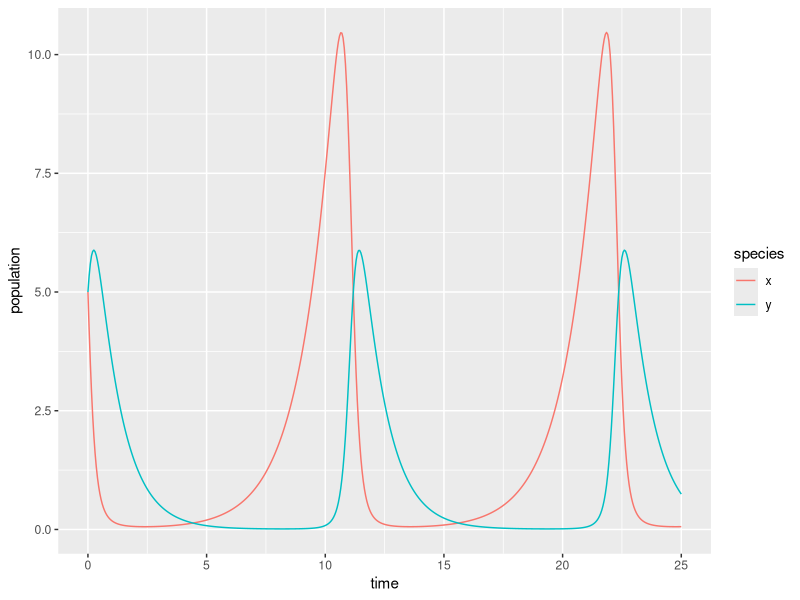

Reproduce this figure in R.
## ---- chunk 1
knitr::opts_chunk$set(echo = TRUE)
library(tidyverse)
library(deSolve)
library(kableExtra)
## ---- chunk 2
# Create a sequence of times (days): 
time <- seq(0, 25, by = 0.05)

# Set some parameter values (these can change - keep it in mind):
parameters <- c(alpha = .75, beta = 0.8, delta = 0.5, gamma = 1)

# Set the initial condition (prey and predator populations at t = 0).
# Recall: x = prey, y = predator
init_cond <- c(x = 5, y = 5)

# Prepare the series of differential equations as a function: 
lk_equations <- function(time, init_cond, parameters) {
  with(as.list(c(init_cond, parameters)), {
    dxdt = alpha * x - beta * x * y
    dydt = delta * x * y - gamma * y
    return(list(c(dxdt, dydt)))
  })
}

# Find the approximate the solution using `deSolve::ode()`:
approx_lk <- ode(y = init_cond, times = time, func = lk_equations, parms = parameters)

# Check the class: 
class(approx_lk)

# We really want this to be a data frame, and we want both prey (x) and predator (y) to be in the same column -- we'll learn why in EDS 221 (tidy data)

# pivot_longer() function used to turn approx_lk from having x (rabbits) and y (wolves) as separate columns showing numeric values into having a combined "species" column with x and y and their values into a new column called "population" 

# * . html --> * is an inclusive operator telling git ignore to ignore everything and anything .html


approx_lk_df <- data.frame(approx_lk) %>% 
  pivot_longer(cols = c(x,y), names_to = "species", values_to = "population")

# Plot it! 
ggplot(data = approx_lk_df, aes(x = time, y = population)) +
  geom_line(aes(color = species))
